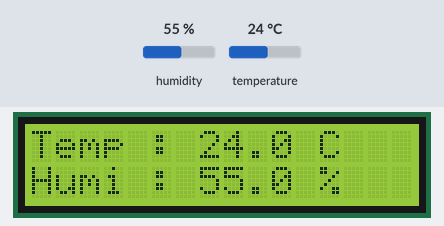
A program run on a simulated Raspberry Pi Pico running MicroPython. Shown: 16×2 character LCD. The test bench sets the inputs (shaded band); at power-on: humidity 55 %, temperature 24 °C. Library files of the repository ran but are not shown: pico_i2c_lcd.py; what the program prints to the serial console is not drawn.

Above: at 2.7 s.
2.8 s: humidity set to 22 %
At 5.6 s:
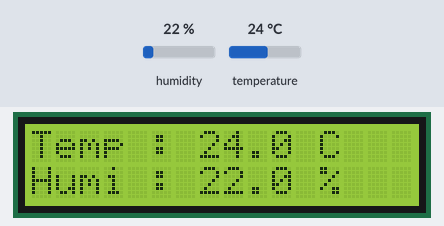
6.9 s: temperature set to 12 °C
At 8.6 s:
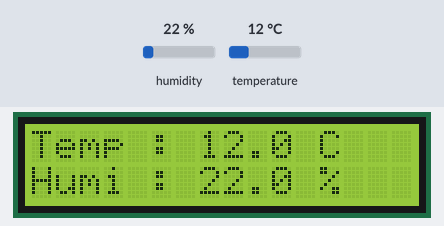
11.0 s: humidity set to 40 %
At 12.9 s:
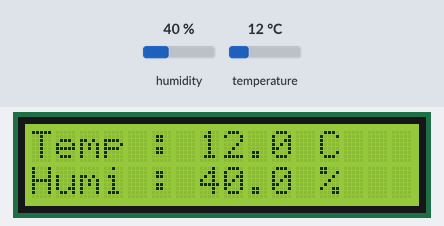
15.1 s: temperature set to 19 °C
At 17.2 s:
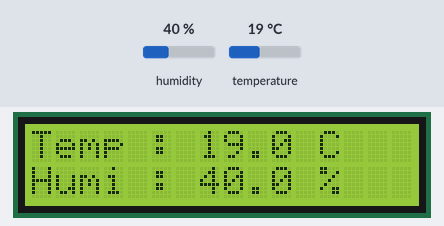
Timing chart, 0 to 18.7 s (numbered marks = the images above; inputs shaded):
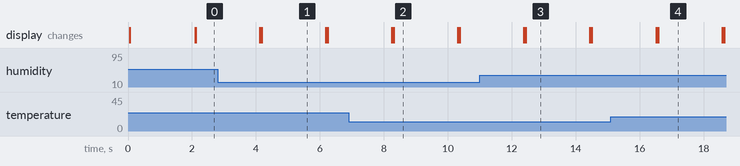

Measured:
- after the input at 2.8 s, the display: first differs from a run without the input after 1.4 s (image 1)
- after the input at 6.9 s, the display: first differs from a run without the input after 1.4 s (image 2)
- after the input at 11.0 s, the display: first differs from a run without the input after 1.4 s (image 3)
- after the input at 15.1 s, the display: first differs from a run without the input after 1.5 s (image 4)
- what the display in image 1 shows lasts 2.0 s, from 4.2 s to 6.2 s

The program:

main.py
```python
from machine import Pin
import utime as time
from pico_i2c_lcd import I2cLcd
from machine import I2C
from dht import DHT11, InvalidChecksum

i2c = I2C(id=1,scl=Pin(27),sda=Pin(26),freq=100000)
lcd = I2cLcd(i2c, 0x27, 2, 16)

while True:
    time.sleep(1)
    pin = Pin(15, Pin.OUT, Pin.PULL_DOWN)
    sensor = DHT11(pin)
    t  = (sensor.temperature)
    h = (sensor.humidity)
    print("Temperature: {}".format(sensor.temperature))
    print("Humidity: {}".format(sensor.humidity))

    time.sleep(1)
    lcd.clear()
    lcd.move_to(0,0)
    lcd.putstr('Temp :')
    lcd.move_to(7,0)
    lcd.putstr(str(t)+" C")
    lcd.move_to(0,1)
    lcd.putstr('Humi :')
    lcd.move_to(7,1)
    lcd.putstr(str(h)+" %")
```
